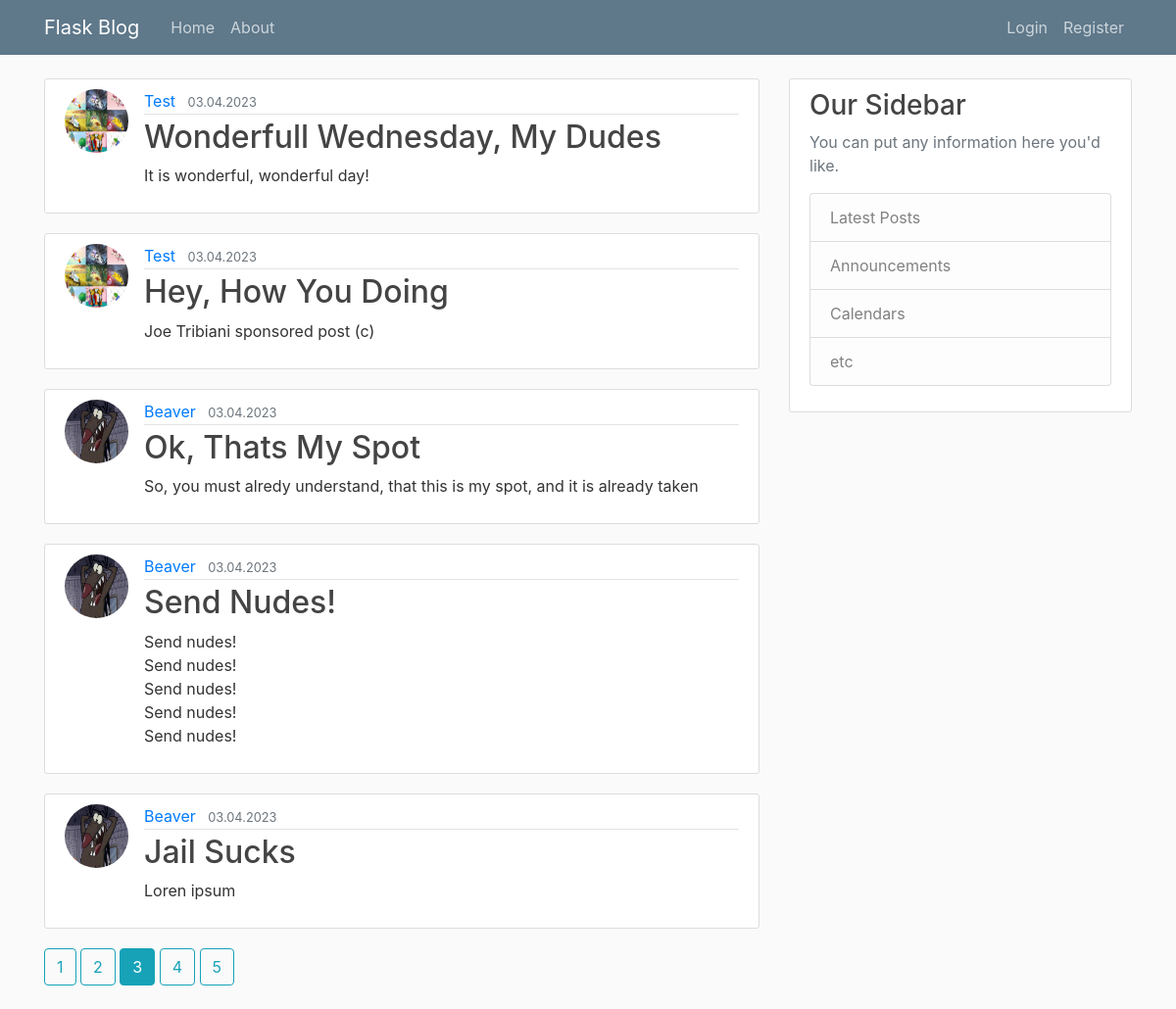
Screenshot of /home?page=3 with the database file from the repository.
### flaskblog/models.py (models this page shows, shortened)
class Post(db.Model):
    id = db.Column(db.Integer, primary_key=True)
    title = db.Column(db.String(100), nullable=False)
    date_posted = db.Column(db.DateTime, nullable=False, default=datetime.utcnow())
    content = db.Column(db.Text, nullable=False)
    user_id = db.Column(db.Integer, db.ForeignKey('user.id'), nullable=False)

class User(db.Model, UserMixin):
    id = db.Column(db.Integer, primary_key=True)
    username = db.Column(db.String(20), unique=True, nullable=False)
    email = db.Column(db.String(120), unique=True, nullable=False)
    image_file = db.Column(db.String(20), nullable=False, default='default.jpg')
    password = db.Column(db.String(60), nullable=False)
    posts = db.relationship('Post', backref='author', lazy=True)

### flaskblog/main/routes.py (the view)
@main.route("/")
@main.route("/home")
def home():
    page = request.args.get('page', 1, type=int)
    posts = Post.query.order_by(Post.date_posted.desc()).paginate(page=page, per_page=5)
    return render_template('home.html', posts=posts)

### flaskblog/templates/home.html (shortened to what this page needs)
{% extends "layouts.html" %}
{% block content%}
    {% for post in posts.items %}
        <article class="media content-section">
        <img class="rounded-circle article-img" src="{{ url_for('static', filename='profile_pics/' + post.author.image_file) }}">
          <div class="media-body">
            <div class="article-metadata">
              <a class="mr-2" href="{{ url_for('users.user_posts', username=post.author.username) }}">{{ post.author.username }}</a>
              <small class="text-muted">{{ post.date_posted.strftime('%d.%m.%Y') }}</small>
            </div>
            <h2><a class="article-title" href="{{ url_for('posts.post', post_id=post.id) }}">{{ post.title }}</a></h2>
            <p class="article-content">{{ post.content }}</p>
          </div>
        </article>
    {% endfor %}
    {% for page_num in posts.iter_pages(left_edge=1, right_edge=1, left_current=1, right_current=1) %}
        {% if page_num %}
            {% if posts.page == page_num %}
                <a class="btn btn-info mb-4"  href="{{ url_for('main.home', page=page_num) }}">{{ page_num }}</a>
            {% else %}
                <a class="btn btn-outline-info mb-4"  href="{{ url_for('main.home', page=page_num) }}">{{ page_num }}</a>
            {% endif %}
        {% endif %}
    {% endfor %}
{% endblock content %}

### flaskblog/static/main.css (style rules this page uses)
body { background: #fafafa; color: #333333; margin-top: 5rem; }
h1, h2, h3, h4, h5, h6 { color: #444444; }
.content-section { background: #ffffff; padding: 10px 20px; border: 1px solid #dddddd; border-radius: 3px; margin-bottom: 20px; }
.article-title { color: #444444; }
.article-content { white-space: pre-line; }
.article-img { height: 65px; width: 65px; margin-right: 16px; }
.article-metadata { padding-bottom: 1px; margin-bottom: 4px; border-bottom: 1px solid #e3e3e3 }

### rows the page displays
Post: image_file (picture), author.username "Test", date_posted "03.04.2023", title "Wonderfull Wednesday, My Dudes", content "It is wonderful, wonderful day!"
Post: image_file (picture), author.username "Test", date_posted "03.04.2023", title "Hey, How You Doing", content "Joe Tribiani sponsored post (c)"
Post: image_file (placeholder picture), author.username "Beaver", date_posted "03.04.2023", title "Ok, Thats My Spot", content "So, you must alredy understand, that this is my spot, and it is already taken"
Post: image_file (placeholder picture), author.username "Beaver", date_posted "03.04.2023", title "Send Nudes!", content "Send nudes! Send nudes! Send nudes! Send nudes! Send nudes!"
Post: image_file (placeholder picture), author.username "Beaver", date_posted "03.04.2023", title "Jail Sucks", content "Loren ipsum"

### other values shown
{{ page_num }} "1" "2" "4" "5"
{{ page_num }} "3"
